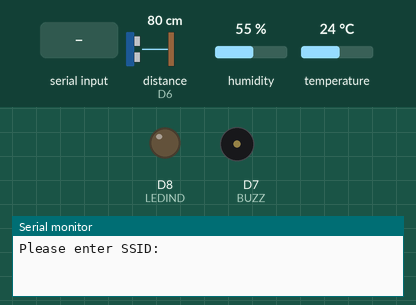
This sketch was run on a simulated ESP8266 (NodeMCU). Shown: output pins drawn as LEDs (lit = HIGH), buzzer (waves = sounding), the last lines printed to the serial monitor. Inputs (shaded band) come from the test bench; at power-on: distance to the obstacle (sensor on D6) 80 cm, humidity 55 %, temperature 24 °C. The echo pulse lasts 58.3 µs per cm; WiFi joins after 1.5 s; servers stay silent unless stated; network time is answered at once with the bench clock; uploads are accepted with an empty reply; the local clock reads 2024-03-15 10:24:30 at power-on unless the sketch sets it; web services answer with replies made up by the test bench; pins used as bus, display or sensor lines are not drawn.

Above: at 0.8 s.
0.9 s: "1\n" received over Serial
2.4 s: "0\n" received over Serial
At 2.5 s:
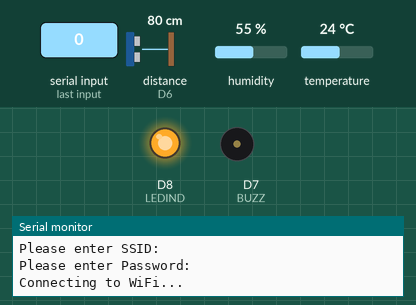
Timing chart, 0 to 6.8 s (numbered marks = the images above; inputs shaded):
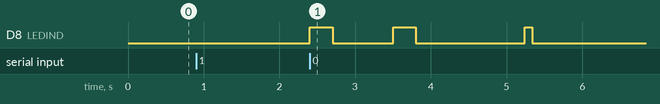

Measured:
- after the input at 2.4 s, D8 (LEDIND): goes HIGH 0.30 s, LOW 0.80 s, HIGH 0.30 s, LOW 1.4 s, HIGH 0.10 s, then LOW, starting at once

The sketch:

IOE_test_2.ino
```cpp
#include <ESP8266WiFi.h>
#include <DHT.h>
#include <SoftwareSerial.h>
#include <WiFiUdp.h>
#include <NTPClient.h>
#include <ArduinoJson.h>
#include <ESP8266HTTPClient.h>

// DHT Sensor
#define DHTPIN D4       // Pin connected to the DHT22
#define DHTTYPE DHT22   // DHT 22 (AM2302)
DHT dht(DHTPIN, DHTTYPE);

// Ultrasonic Sensor
#define TRIG_PIN D5     // Trig pin for Ultrasonic Sensor
#define ECHO_PIN D6     // Echo pin for Ultrasonic Sensor

// LDR Sensor
#define LDR_PIN A0      // LDR sensor pin (Analog input)
#define BUZZ D7         // Buzzer Pin
#define LEDIND D8       // LED indicator

// NTP Client for time synchronization
WiFiUDP ntpUDP;
NTPClient timeClient(ntpUDP, "pool.ntp.org", 19800, 60000); // Adjust for IST (19800 seconds = 5.5 hours)

// Variables for WiFi credentials
String ssid;
String password;

// Global variable to store the location
String location = "Mira Road";

// Flask API endpoint
const char* serverName = "https://io-t-connectivity-api.vercel.app/api/data";  // Replace with your Flask API URL

// HTTP Client instance (move this outside of loop)
HTTPClient http;

void setup() {
  // Start Serial for debugging and user input
  Serial.begin(9600);
  pinMode(LEDIND, OUTPUT);

  // Request WiFi credentials from the user
  Serial.println("Please enter SSID: ");
  while (ssid == "") {
    if (Serial.available()) {
      ssid = Serial.readStringUntil('\n');  // Read SSID from user input
      ssid.trim();  // Remove any extra spaces
    }
  }

  Serial.println("Please enter Password: ");
  while (password == "") {
    if (Serial.available()) {
      password = Serial.readStringUntil('\n');  // Read password from user input
      password.trim();  // Remove any extra spaces
    }
  }

  // Connect to WiFi with user-provided credentials
  WiFi.begin(ssid.c_str(), password.c_str());

  Serial.print("Connecting to WiFi...");
  while (WiFi.status() != WL_CONNECTED) {
    digitalWrite(LEDIND, HIGH);   // LED ON
    delay(300);                    // Short delay
    digitalWrite(LEDIND, LOW);    // LED OFF
    delay(300);
    delay(500);
    Serial.print("...");
  }
  Serial.println("\nWiFi Connected!");

  // Start NTP client
  timeClient.begin();

  // Initialize sensors
  dht.begin();

  // Initialize Ultrasonic sensor pins
  pinMode(TRIG_PIN, OUTPUT);
  pinMode(ECHO_PIN, INPUT);

  // Retrieve location only once
  location = getLocationFromWiFi();
}

void loop() {
  // --- Read sensor values ---

  // 1. Read temperature and humidity from DHT22
  float temperature = dht.readTemperature();
  float humidity = dht.readHumidity();

  // 2. Read LDR value
  int ldrValue = analogRead(LDR_PIN);

  // 3. Read distance from ultrasonic sensor
  long duration, distance;
  int waterLevelValue;

  // Trigger the ultrasonic sensor
  digitalWrite(TRIG_PIN, LOW);
  delayMicroseconds(2);
  digitalWrite(TRIG_PIN, HIGH);
  delayMicroseconds(10);
  digitalWrite(TRIG_PIN, LOW);

  // Measure the time taken for the echo
  duration = pulseIn(ECHO_PIN, HIGH);

  // Calculate the distance in cm
  distance = (duration / 2) / 29.1;

  // Reverse logic: low distance -> high value, high distance -> low value
  if (distance <= 200) {
    waterLevelValue = map(distance, 0, 100, 100, 0);  // Reverse mapping
  } else {
    waterLevelValue = 100;  // Beyond 100 cm, set the value to 100
  }

  // 4. Get time from NTP client
  timeClient.update();
  String time = timeClient.getFormattedTime();

  // --- Prepare JSON payload ---
  String postData;
  DynamicJsonDocument doc(1024);

  doc["temperature"] = temperature;
  doc["humidity"] = humidity;
  doc["ldr_value"] = ldrValue;
  doc["distance"] = waterLevelValue;
  doc["location"] = location;
  doc["time"] = time;

  serializeJson(doc, postData);

  // --- Send data to Flask API ---
  if (WiFi.status() == WL_CONNECTED) {
    WiFiClientSecure client;  // Create a secure WiFiClient
    client.setInsecure();  // If you don't have a certificate, disable SSL validation (insecure)
    http.begin(client, serverName);  // Begin with the secure client

    // WiFiClient client;  // Create a WiFiClient instance
    // http.begin(client, serverName);  // Specify your Flask API URL with the WiFiClient object
    http.addHeader("Content-Type", "application/json");  // Specify content type header
    http.setFollowRedirects(HTTPC_STRICT_FOLLOW_REDIRECTS);  // Follow redirects automatically

    int httpResponseCode = http.POST(postData);  // Send POST request
    if (httpResponseCode > 0) {
      String response = http.getString();  // Get the response to the request
      Serial.println("HTTP Response Code: " + String(httpResponseCode));  // Print return code
      Serial.println("Response: " + response);  // Print response
    } else {
      Serial.print("Error on sending POST: ");
      Serial.println(httpResponseCode);
    }
    http.end();  // Free resources
  }

  // Delay between sending data (adjust as needed)
  tone(BUZZ, 100, 1);
  digitalWrite(LEDIND, HIGH);   // LED ON (Indicating successful operation)
  delay(100);                    // Short delay for the blink
  digitalWrite(LEDIND, LOW);
  delay(12000);
}

// --- Helper function to get location from Wi-Fi ---
String getLocationFromWiFi() {
  WiFiClientSecure client;
  client.setInsecure();  // Disable SSL certificate validation

  HTTPClient http;  // Use HTTPClient after including ESP8266HTTPClient.h
  http.begin(client, "https://ipapi.co/json");  // Use HTTPS URL

  int httpCode = http.GET();

  String city = "Unknown";
  if (httpCode > 0) {
    String payload = http.getString();
    Serial.println("Location Data: " + payload);

    // Parse JSON to get the city name
    DynamicJsonDocument doc(1024);
    deserializeJson(doc, payload);
    city = doc["city"].as<String>();  // Extract the city
  } else {
    Serial.println("Error in HTTP request");
  }

  http.end();
  return city;
}
```
